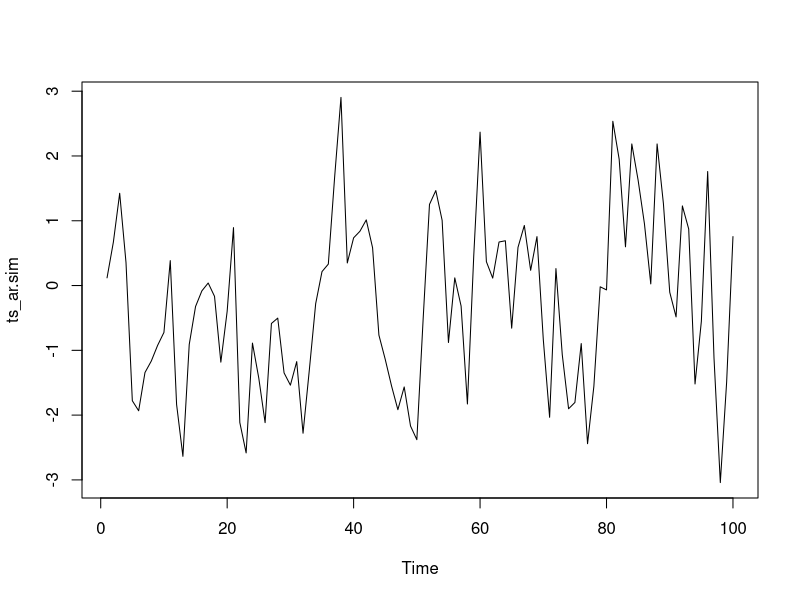
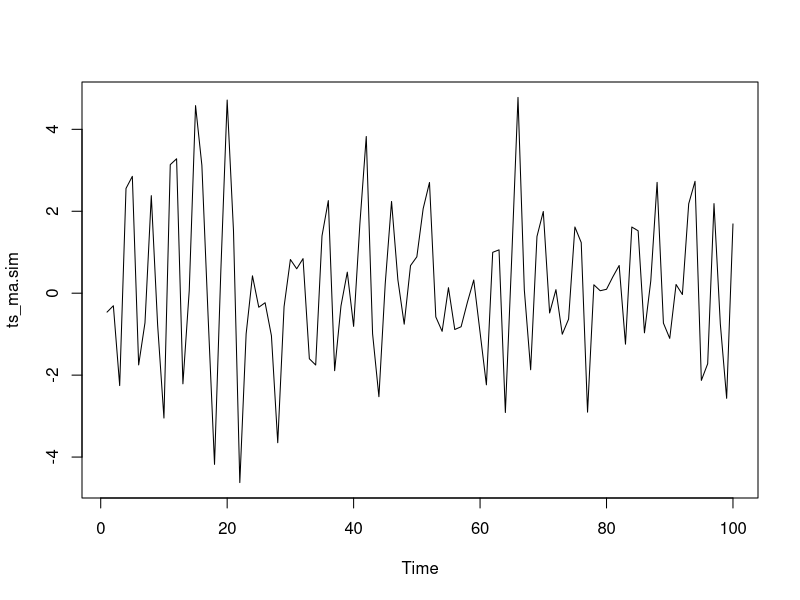
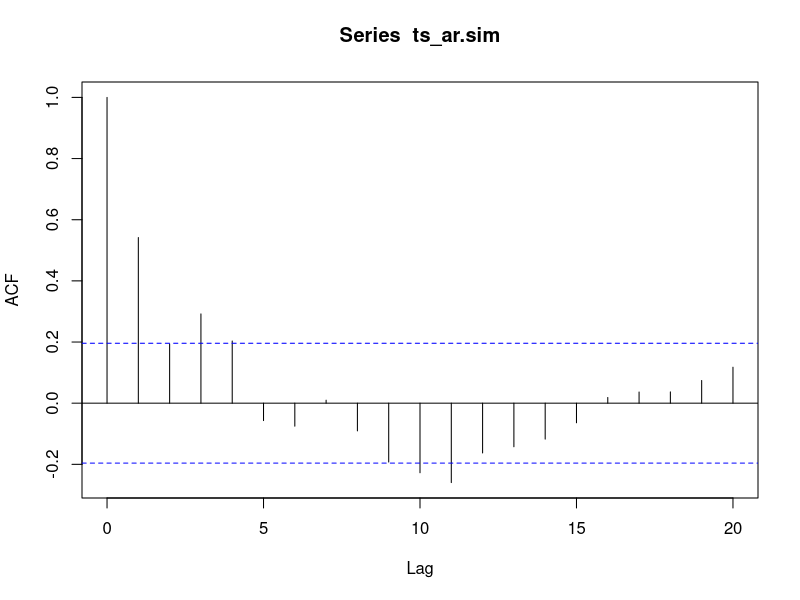
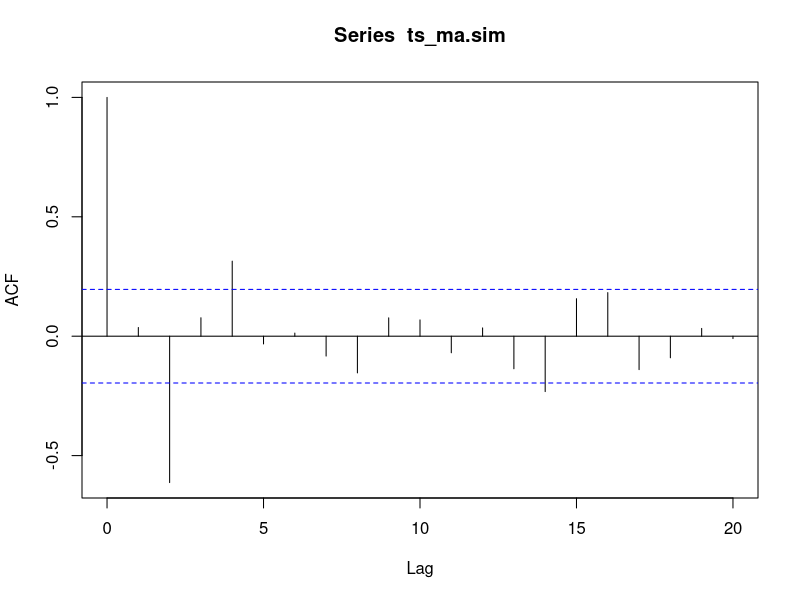
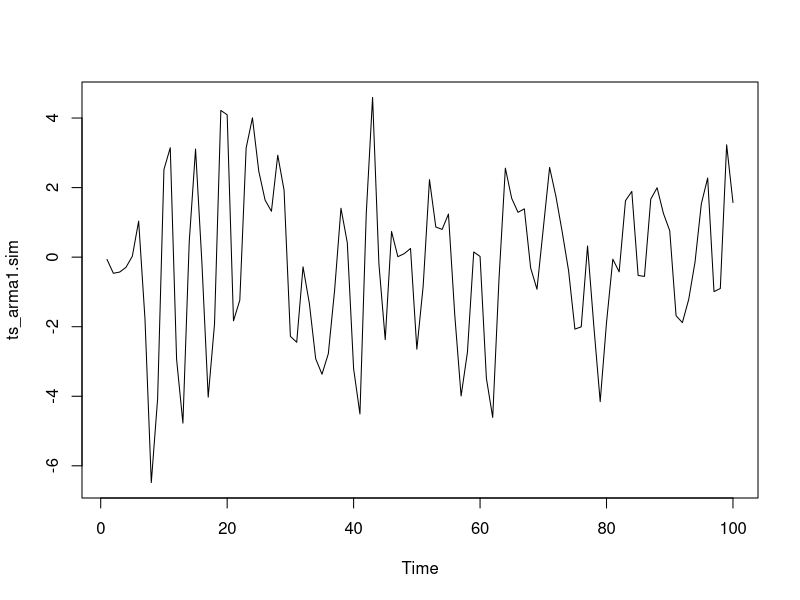
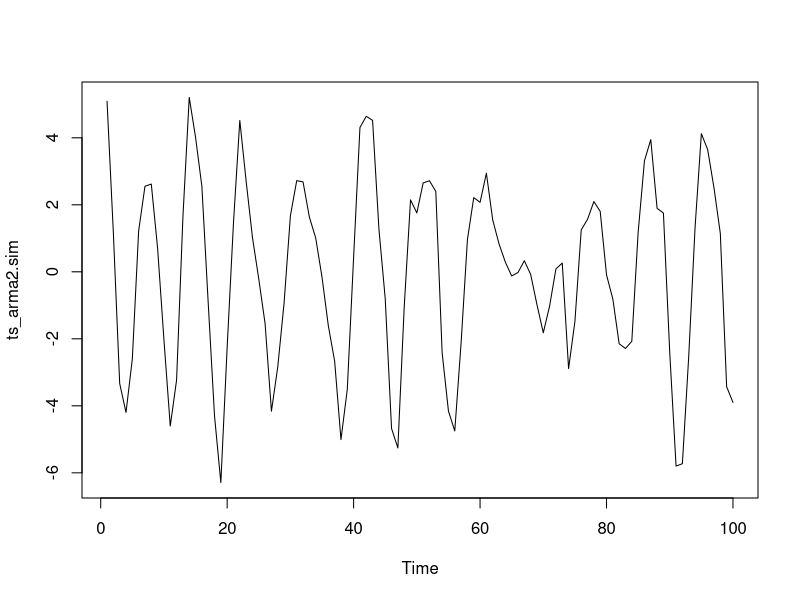
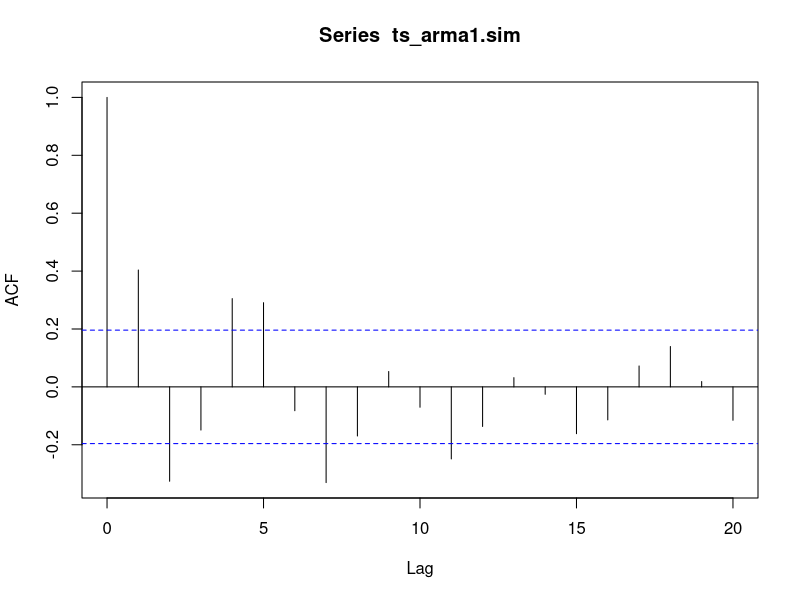
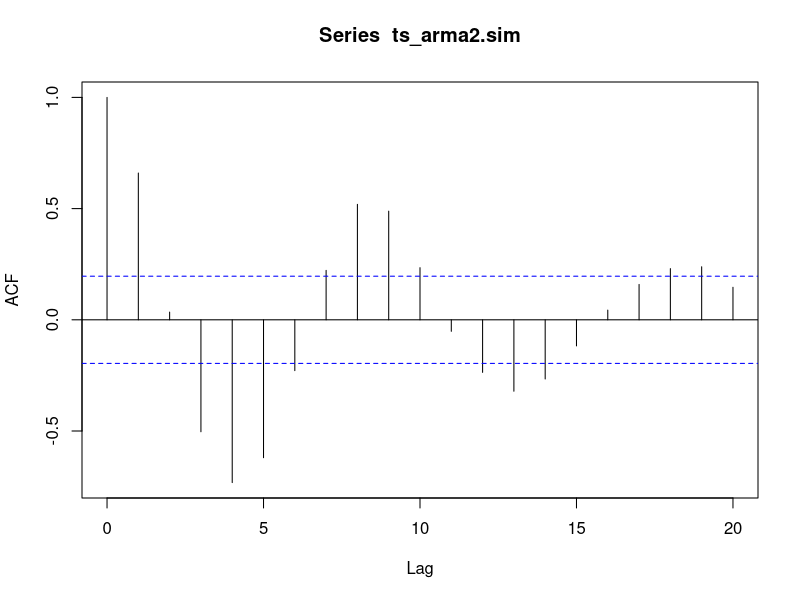

Write the R code that produced these figures, in order. (Note: this script raises an error after producing the figures.)
## ---- chunk 1
ts_ar.sim <- arima.sim(n = 100, list(ar = c(0.9, -0.5, 0.4, -0.2)))
ts.plot(ts_ar.sim)
## ---- chunk 2
ts_ma.sim <- arima.sim(n = 100, list(ma = c(0.7, -0.6, -0.4, 0.7)))
ts.plot(ts_ma.sim)
## ---- chunk 3
acf_ar <- acf(ts_ar.sim, type=('correlation'))
## ---- chunk 4
acf_ma <- acf(ts_ma.sim, type=('correlation'))
## ---- chunk 5
ts_arma1.sim <- arima.sim(n = 100, list(ar = c(0.9, -0.5, 0.4, -0.2), ma = c(0.7, -0.6, -0.4, 0.7)))
ts.plot(ts_arma1.sim)

ts_arma2.sim <- arima.sim(n = 100, list(ar = c(0.5, 0.4, -0.8), ma = c(0.4, -0.9, -0.7)))
ts.plot(ts_arma2.sim)
## ---- chunk 6
acf_arma1 <- acf(ts_arma1.sim, type=('correlation'))
acf_arma2 <- acf(ts_arma2.sim, type=('correlation'))
## ---- chunk 7
library("rio")
data<-import('./sanfran.dat', header=FALSE)
data_list <- split(data, seq(nrow(data)))
## ---- chunk 8
library('dplyr')
library('data.table')

length(data_list)
data_reformat <- list()

for(i in 1:length(data_list)) {
  for(j in 1:6) {
    data_reformat[[(i-1)*6+j]] <- as.double(data_list[[i]][j])
  }
}

data_ts <-ts(data_reformat, start=c(1963,1), frequency=12); data_ts
